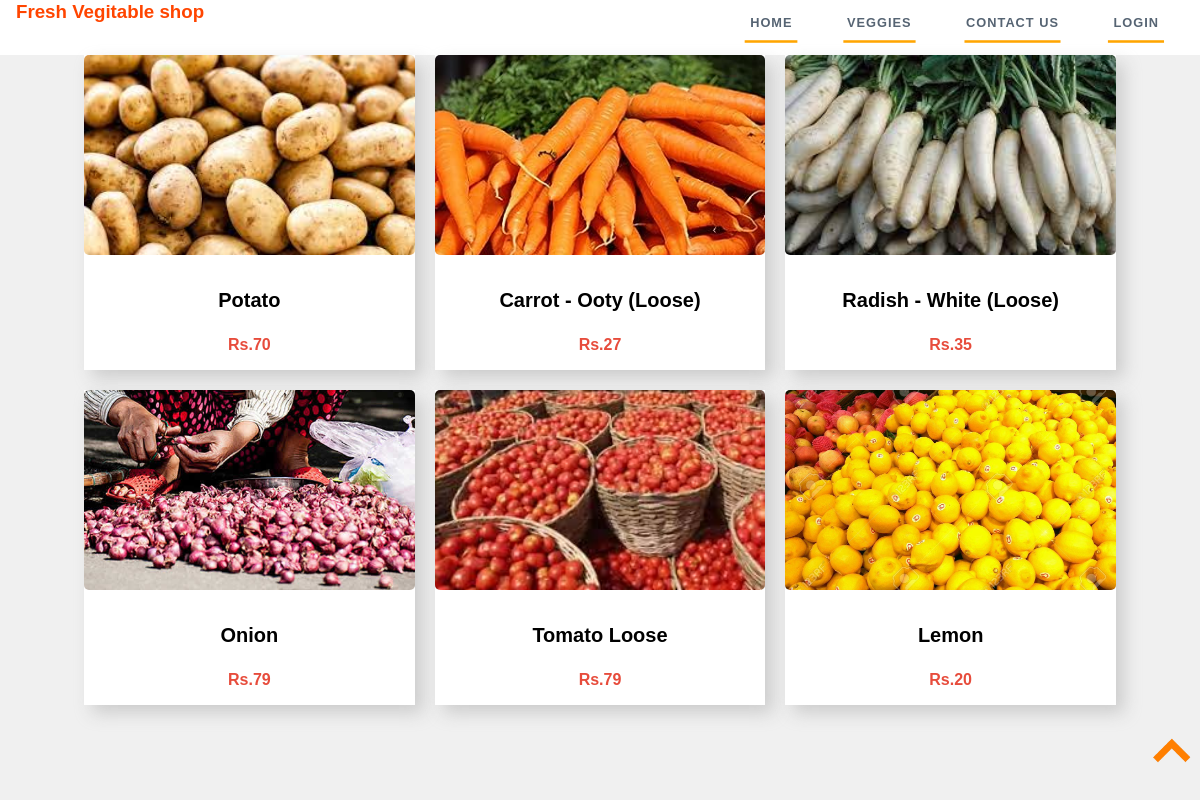
The app's page /product-filter/11/ with its own data.
### app1/models.py (models this page shows)
class Product(models.Model):
    Category = models.ForeignKey(Category,on_delete=models.CASCADE)
    Name = models.TextField(max_length=100)
    Quantity = models.IntegerField()
    Discription = models.TextField()
    image = models.ImageField( upload_to='ProductImage' , blank=True)
    Price= models.IntegerField()

### app1/views.py (the view)
# urls.py: path('product-filter/<int:id>/',productFilter),
def productFilter(request,id):
    a = Product.objects.filter(Category=id)
    return render(request,"Product.html" ,{'product':a})

### app1/TEMPLATES/Product.html (shortened to what this page needs)
{% extends 'base.html' %}
{%block abc%}
{% load static %}
<!DOCTYPE html>
<html lang="en">
<head>
    <link href={% static "css/index.css" %} rel="stylesheet">
</head>
<body>
    <div id="box">
        <div class="container" >
            <div class="container-inner">
                {% for i in product %}
                <div class="box pbox wow animate__animated animate__fadeInUp" data-wow-delay=".7s " style="background-color: white; padding: 0 0 1rem; box-shadow: .5rem .5rem 1rem rgba(190, 190, 190, 0.712);">
                    <div class="p-content">
                        <a href="{% url 'ProductDetails' i.id %}">
                            <img src="{{i.image.url}}" alt="Product Image" class="card1-image">
                            <h2 class="card1-title">{{i.Name}}</h2>
                        </a>
                        <div class="card1-price">Rs.{{i.Price}}</div>
                    </div>
                </div>
                {% endfor %}
            </div>
        </div>
    </div>
    {% endblock %}

### app1/static/css/index.css (style rules this page uses)
* { padding: 0; margin: 0; box-sizing: border-box; list-style: none; text-decoration: none; }
.container { display: flex; justify-content: center; align-items: center; min-height: 400px; }
.container-inner { width: 86%; display: grid; grid-template-columns: repeat(auto-fit, minmax(250px, 1fr)); grid-gap: 20px; }
.box { text-align: center; height: auto; background: #fff; position: relative; }
.b-content img, h2, p { margin-bottom: 1.5rem; }
.p-content img { width: 100%; }
.pbox { background-color: #f7f8fc; }
.p-content { padding: 0px; }
.p-content h2 { font-size: 1.25rem; padding-top: 20px; }

### app1/TEMPLATES/base.html (style rules this page uses)
* { padding: 0; margin: 0; box-sizing: border-box; font-family: 'Poppins', sans-serif; }
a { text-decoration: none; color: inherit; }
body { font-family: Arial, sans-serif; margin: 0; padding: 0; background-color: #f0f0f0; }
*, *:after, *::before { -webkit-box-sizing: border-box; -moz-box-sizing: border-box; box-sizing: border-box; }
body { font-family: 'Raleway', sans-serif; }
.card1-image { width: 100%; height: 200px; object-fit: cover; border-radius: 5px; }
.card1-title { margin-top: 10px; font-size: 1.5rem; }
.card1-price { font-weight: bold; margin-top: 10px; color: #e74c3c; }

### records on screen
Product: image (picture), Name "Potato", Price "70"
Product: image (picture), Name "Carrot - Ooty (Loose)", Price "27"
Product: image (picture), Name "Radish - White (Loose)", Price "35"
Product: image (picture), Name "Onion", Price "79"
Product: image (picture), Name "Tomato Loose", Price "79"
Product: image (picture), Name "Lemon", Price "20"
